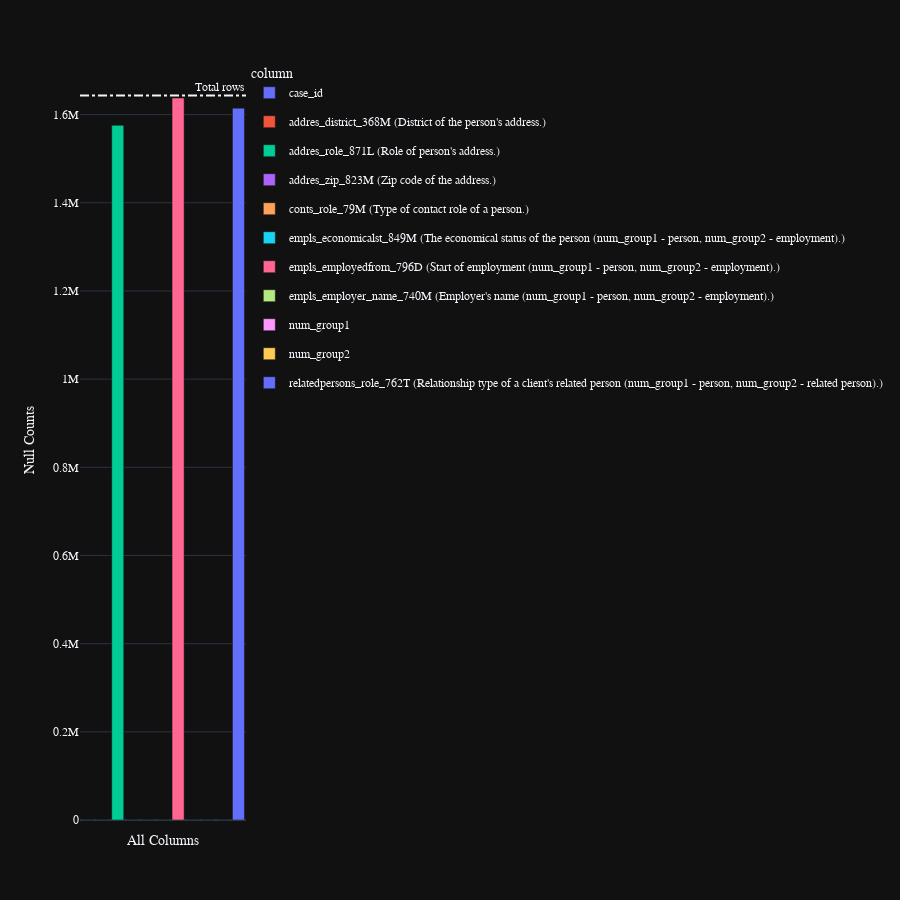

Here is the notebook cell this chart was saved with:
### Code cell
train_person_2 = preprocess(25)
display(train_person_2.fetch().head())
gc.collect()
train_person_2.pipe(plot_nulls)

### Figure 1 — Plotly figure (JSON) as saved in the notebook; plotly's stock layout.template omitted (floating-point values rounded to 4 significant figures)
{"data": [{"alignmentgroup": "True", "customdata": [[0]], "hovertemplate": "<b>%{hovertext}</b><br><br>column=%{x}<br>column_0=%{y}<br>percent=%{customdata[0]}<extra></extra>", "hovertext": ["case_id"], "legendgroup": "case_id", "marker": {"color": "#636efa", "pattern": {"shape": ""}}, "name": "case_id", "offsetgroup": "case_id", "orientation": "v", "showlegend": true, "textposition": "auto", "type": "bar", "x": ["case_id"], "xaxis": "x", "y": [0], "yaxis": "y"}, {"alignmentgroup": "True", "customdata": [[0]], "hovertemplate": "<b>%{hovertext}</b><br><br>column=%{x}<br>column_0=%{y}<br>percent=%{customdata[0]}<extra></extra>", "hovertext": ["addres_district_368M\n(District of the person's address.)"], "legendgroup": "addres_district_368M\n(District of the person's address.)", "marker": {"color": "#EF553B", "pattern": {"shape": ""}}, "name": "addres_district_368M\n(District of the person's address.)", "offsetgroup": "addres_district_368M\n(District of the person's address.)", "orientation": "v", "showlegend": true, "textposition": "auto", "type": "bar", "x": ["addres_district_368M\n(District of the person's address.)"], "xaxis": "x", "y": [0], "yaxis": "y"}, {"alignmentgroup": "True", "customdata": [[0.96]], "hovertemplate": "<b>%{hovertext}</b><br><br>column=%{x}<br>column_0=%{y}<br>percent=%{customdata[0]}<extra></extra>", "hovertext": ["addres_role_871L\n(Role of person's address.)"], "legendgroup": "addres_role_871L\n(Role of person's address.)", "marker": {"color": "#00cc96", "pattern": {"shape": ""}}, "name": "addres_role_871L\n(Role of person's address.)", "offsetgroup": "addres_role_871L\n(Role of person's address.)", "orientation": "v", "showlegend": true, "textposition": "auto", "type": "bar", "x": ["addres_role_871L\n(Role of person's address.)"], "xaxis": "x", "y": [1575736], "yaxis": "y"}, {"alignmentgroup": "True", "customdata": [[0]], "hovertemplate": "<b>%{hovertext}</b><br><br>column=%{x}<br>column_0=%{y}<br>percent=%{customdata[0]}<extra></extra>", "hovertext": ["addres_zip_823M\n(Zip code of the address.)"], "legendgroup": "addres_zip_823M\n(Zip code of the address.)", "marker": {"color": "#ab63fa", "pattern": {"shape": ""}}, "name": "addres_zip_823M\n(Zip code of the address.)", "offsetgroup": "addres_zip_823M\n(Zip code of the address.)", "orientation": "v", "showlegend": true, "textposition": "auto", "type": "bar", "x": ["addres_zip_823M\n(Zip code of the address.)"], "xaxis": "x", "y": [0], "yaxis": "y"}, {"alignmentgroup": "True", "customdata": [[0]], "hovertemplate": "<b>%{hovertext}</b><br><br>column=%{x}<br>column_0=%{y}<br>percent=%{customdata[0]}<extra></extra>", "hovertext": ["conts_role_79M\n(Type of contact role of a person.)"], "legendgroup": "conts_role_79M\n(Type of contact role of a person.)", "marker": {"color": "#FFA15A", "pattern": {"shape": ""}}, "name": "conts_role_79M\n(Type of contact role of a person.)", "offsetgroup": "conts_role_79M\n(Type of contact role of a person.)", "orientation": "v", "showlegend": true, "textposition": "auto", "type": "bar", "x": ["conts_role_79M\n(Type of contact role of a person.)"], "xaxis": "x", "y": [0], "yaxis": "y"}, {"alignmentgroup": "True", "customdata": [[0]], "hovertemplate": "<b>%{hovertext}</b><br><br>column=%{x}<br>column_0=%{y}<br>percent=%{customdata[0]}<extra></extra>", "hovertext": ["empls_economicalst_849M\n(The economical status of the person (num_group1 - person, num_group2 - employment).)"], "legendgroup": "empls_economicalst_849M\n(The economical status of the person (num_group1 - person, num_group2 - employment).)", "marker": {"color": "#19d3f3", "pattern": {"shape": ""}}, "name": "empls_economicalst_849M\n(The economical status of the person (num_group1 - person, num_group2 - employment).)", "offsetgroup": "empls_economicalst_849M\n(The economical status of the person (num_group1 - person, num_group2 - employment).)", "orientation": "v", "showlegend": true, "textposition": "auto", "type": "bar", "x": ["empls_economicalst_849M\n(The economical status of the person (num_group1 - person, num_group2 - employment).)"], "xaxis": "x", "y": [0], "yaxis": "y"}, {"alignmentgroup": "True", "customdata": [[1]], "hovertemplate": "<b>%{hovertext}</b><br><br>column=%{x}<br>column_0=%{y}<br>percent=%{customdata[0]}<extra></extra>", "hovertext": ["empls_employedfrom_796D\n(Start of employment (num_group1 - person, num_group2 - employment).)"], "legendgroup": "empls_employedfrom_796D\n(Start of employment (num_group1 - person, num_group2 - employment).)", "marker": {"color": "#FF6692", "pattern": {"shape": ""}}, "name": "empls_employedfrom_796D\n(Start of employment (num_group1 - person, num_group2 - employment).)", "offsetgroup": "empls_employedfrom_796D\n(Start of employment (num_group1 - person, num_group2 - employment).)", "orientation": "v", "showlegend": true, "textposition": "auto", "type": "bar", "x": ["empls_employedfrom_796D\n(Start of employment (num_group1 - person, num_group2 - employment).)"], "xaxis": "x", "y": [1637653], "yaxis": "y"}, {"alignmentgroup": "True", "customdata": [[0]], "hovertemplate": "<b>%{hovertext}</b><br><br>column=%{x}<br>column_0=%{y}<br>percent=%{customdata[0]}<extra></extra>", "hovertext": ["empls_employer_name_740M\n(Employer's name (num_group1 - person, num_group2 - employment).)"], "legendgroup": "empls_employer_name_740M\n(Employer's name (num_group1 - person, num_group2 - employment).)", "marker": {"color": "#B6E880", "pattern": {"shape": ""}}, "name": "empls_employer_name_740M\n(Employer's name (num_group1 - person, num_group2 - employment).)", "offsetgroup": "empls_employer_name_740M\n(Employer's name (num_group1 - person, num_group2 - employment).)", "orientation": "v", "showlegend": true, "textposition": "auto", "type": "bar", "x": ["empls_employer_name_740M\n(Employer's name (num_group1 - person, num_group2 - employment).)"], "xaxis": "x", "y": [0], "yaxis": "y"}, {"alignmentgroup": "True", "customdata": [[0]], "hovertemplate": "<b>%{hovertext}</b><br><br>column=%{x}<br>column_0=%{y}<br>percent=%{customdata[0]}<extra></extra>", "hovertext": ["num_group1"], "legendgroup": "num_group1", "marker": {"color": "#FF97FF", "pattern": {"shape": ""}}, "name": "num_group1", "offsetgroup": "num_group1", "orientation": "v", "showlegend": true, "textposition": "auto", "type": "bar", "x": ["num_group1"], "xaxis": "x", "y": [0], "yaxis": "y"}, {"alignmentgroup": "True", "customdata": [[0]], "hovertemplate": "<b>%{hovertext}</b><br><br>column=%{x}<br>column_0=%{y}<br>percent=%{customdata[0]}<extra></extra>", "hovertext": ["num_group2"], "legendgroup": "num_group2", "marker": {"color": "#FECB52", "pattern": {"shape": ""}}, "name": "num_group2", "offsetgroup": "num_group2", "orientation": "v", "showlegend": true, "textposition": "auto", "type": "bar", "x": ["num_group2"], "xaxis": "x", "y": [0], "yaxis": "y"}, {"alignmentgroup": "True", "customdata": [[0.98]], "hovertemplate": "<b>%{hovertext}</b><br><br>column=%{x}<br>column_0=%{y}<br>percent=%{customdata[0]}<extra></extra>", "hovertext": ["relatedpersons_role_762T\n(Relationship type of a client's related person (num_group1 - person, num_group2 - related person).)"], "legendgroup": "relatedpersons_role_762T\n(Relationship type of a client's related person (num_group1 - person, num_group2 - related person).)", "marker": {"color": "#636efa", "pattern": {"shape": ""}}, "name": "relatedpersons_role_762T\n(Relationship type of a client's related person (num_group1 - person, num_group2 - related person).)", "offsetgroup": "relatedpersons_role_762T\n(Relationship type of a client's related person (num_group1 - person, num_group2 - related person).)", "orientation": "v", "showlegend": true, "textposition": "auto", "type": "bar", "x": ["relatedpersons_role_762T\n(Relationship type of a client's related person (num_group1 - person, num_group2 - related person).)"], "xaxis": "x", "y": [1614684], "yaxis": "y"}], "layout": {"annotations": [{"showarrow": false, "text": "Total rows", "x": 1, "xanchor": "right", "xref": "x domain", "y": 1643410, "yanchor": "bottom", "yref": "y"}], "barmode": "relative", "height": 900, "legend": {"title": {"text": "column"}, "tracegroupgap": 10}, "margin": {"t": 60}, "shapes": [{"line": {"dash": "dashdot"}, "type": "line", "x0": 0, "x1": 1, "xref": "x domain", "y0": 1643410, "y1": 1643410, "yref": "y"}], "xaxis": {"anchor": "y", "categoryarray": ["case_id", "addres_district_368M\n(District of the person's address.)", "addres_role_871L\n(Role of person's address.)", "addres_zip_823M\n(Zip code of the address.)", "conts_role_79M\n(Type of contact role of a person.)", "empls_economicalst_849M\n(The economical status of the person (num_group1 - person, num_group2 - employment).)", "empls_employedfrom_796D\n(Start of employment (num_group1 - person, num_group2 - employment).)", "empls_employer_name_740M\n(Employer's name (num_group1 - person, num_group2 - employment).)", "num_group1", "num_group2", "relatedpersons_role_762T\n(Relationship type of a client's related person (num_group1 - person, num_group2 - related person).)"], "categoryorder": "array", "domain": [0, 1], "showticklabels": false, "title": {"text": "All Columns"}}, "yaxis": {"anchor": "x", "domain": [0, 1], "title": {"text": "Null Counts"}}}}
